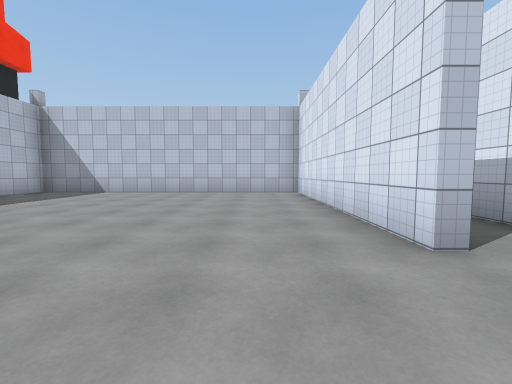
View 1 (above)

19 first-person views from a walk through a 3-D level made in the Unity game engine. The camera is 1.3 m above the floor, tilts 4° down and sees 90° across. The floor is counted in squares, 2.4 m on a side. Each view is taken from the middle of a square. On the plan, view 1 faces up. The plan holds only what a view shows up to about 9 squares ahead; the rest is blank. The place goes on beyond the plan. The player character is not drawn. Surface patterns are stand-ins for the level's own textures.

View 2
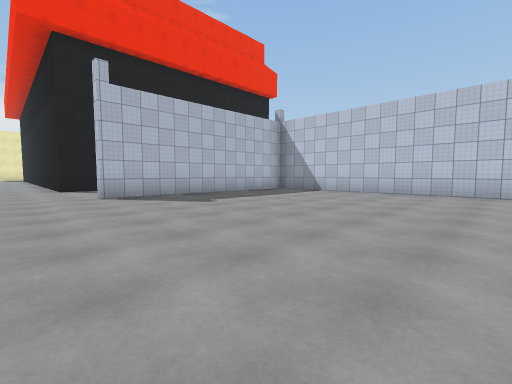

View 3
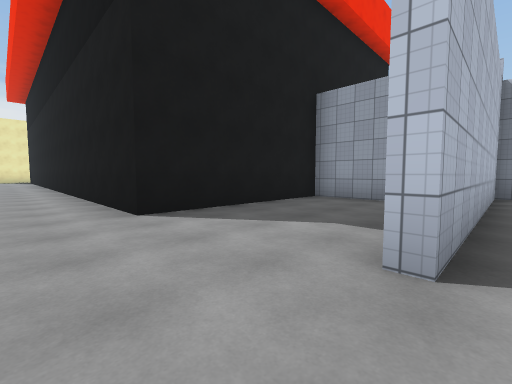

View 4
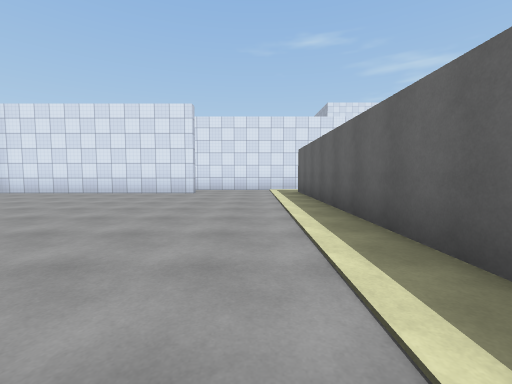

View 5
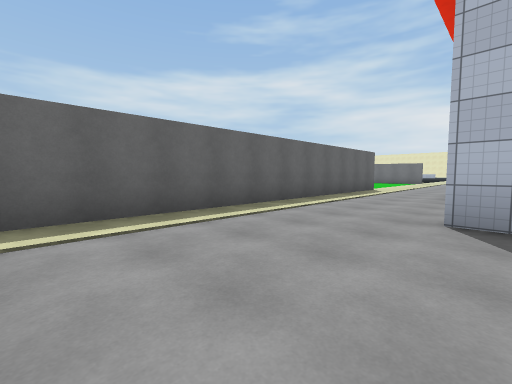

View 6
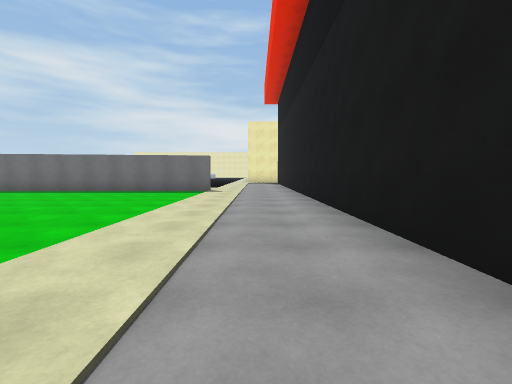

View 7
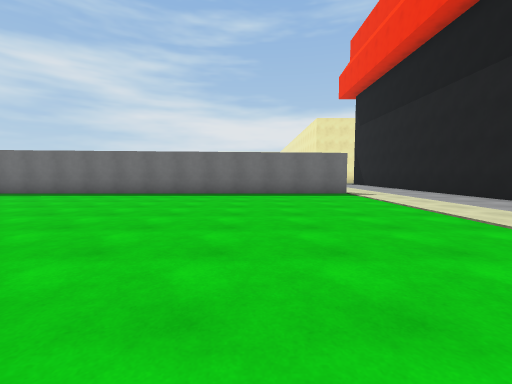

View 8
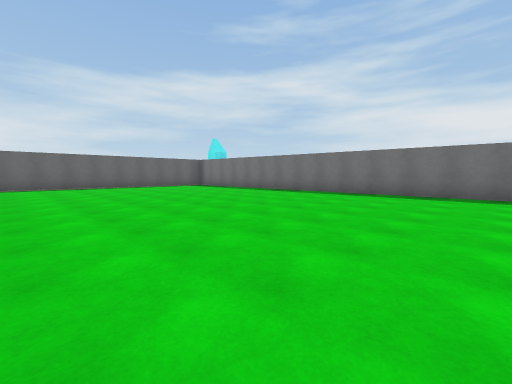

View 9
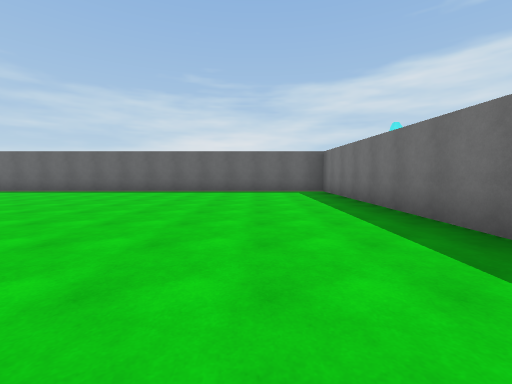

View 10
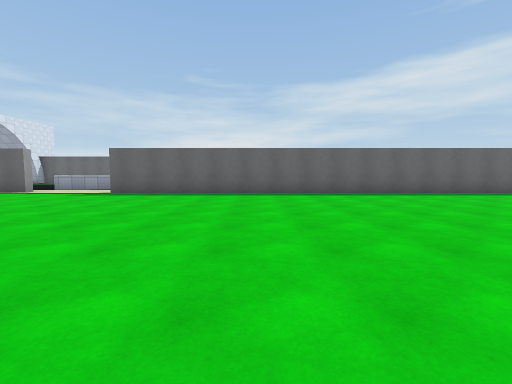

View 11
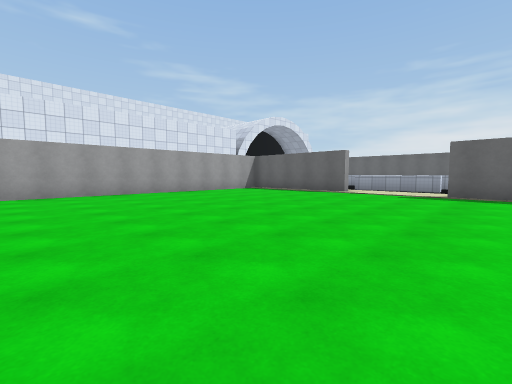

View 12
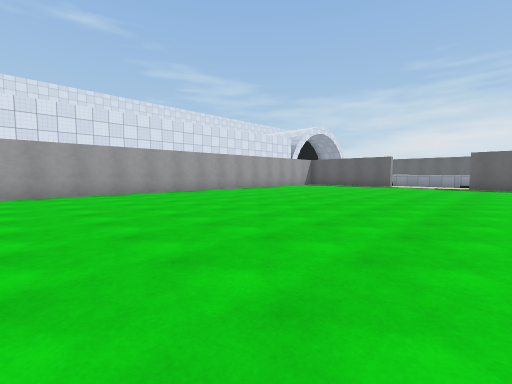

View 13
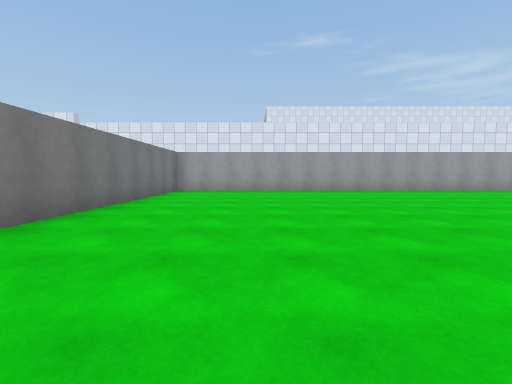

View 14
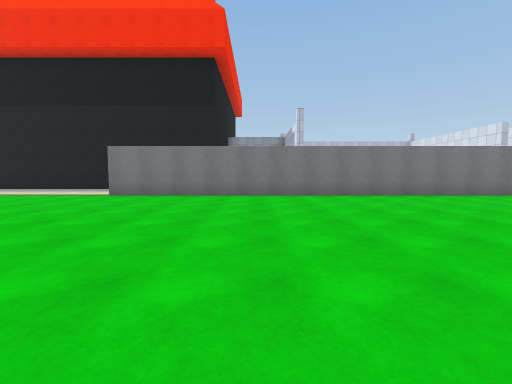

View 15
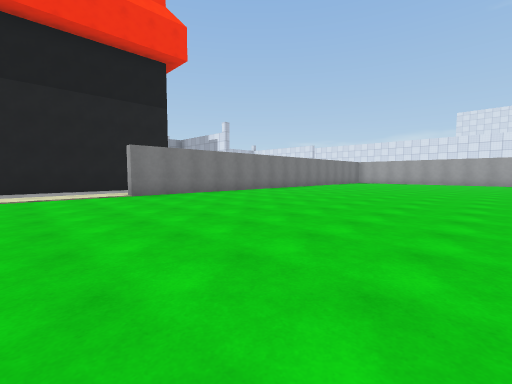

View 16
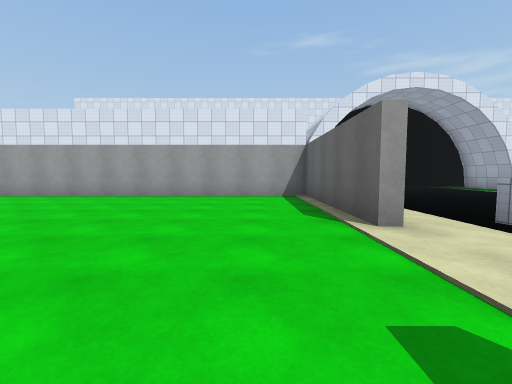

View 17
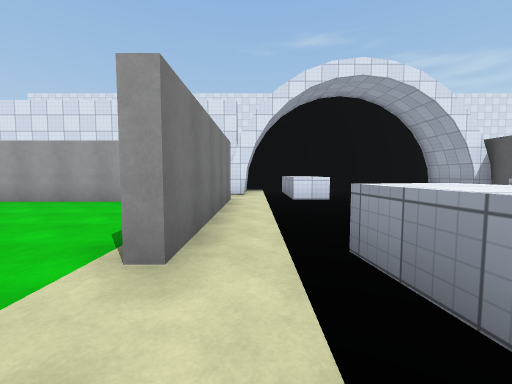

View 18
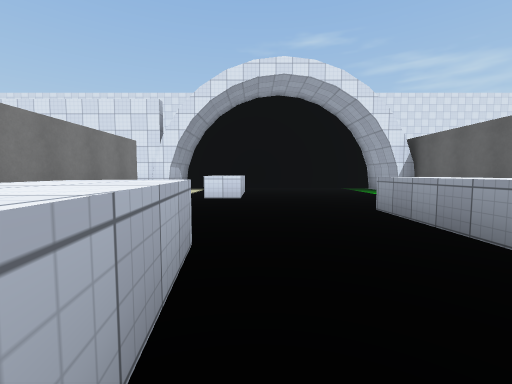

View 19
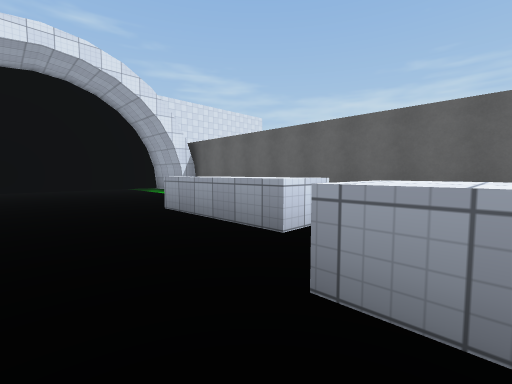

### Floor plan
Points are (right, up) in squares from view 1. A wall is a line through its corners. A room is listed if a view was taken in it or the views show most of it. See-through windows are left out.
Room 1 (views 1, 2, 5)
walls: (1.2, 1.8) (1.2, 7.5) (-6.2, 7.5) (-6.2, 1.5); (-5.4, -1.2) (0.5, -1.2)
ways out: opening at (-6, 0.5) to room 2; opening at (1, 0.5) to room 3
Room 2 (views 3, 4)
walls: (-9.4, -1.2) (-5.4, -1.2); (-7.8, 5.5) (-9.4, 5.5) (-9.4, 1.3)
ways out: opening at (-6, 0.5) to room 1; opening at (-10.5, 0.5) to room 3
Room 3 (views 6, 7, 8, 9, 10, 11, 12, 13, 14, 15, 16, 17, 18, 19)
walls: (-2.6, -17.2) (1.2, -17.2) (1.2, -1.5) (-11.8, -1.5); (-4.6, -19) (-2.1, -18.7); (-4.1, -21) (-3.2, -21); (-2, -19.5) (-3.8, -19.7); (-11.9, -1.2) (-9.4, -1.2); (1.5, -17.5) (-2.5, -17.5); (-2.5, -22.8) (-2.5, -21.8) (0, -21.8); (-4, -24.2) (2.8, -24.2) (2.8, -23.7) (4.5, -23.7) (4.5, -17.7) (2.8, -17.7) (2.8, -16.9); (1.7, -19.8) (1.7, -18.8) (2.2, -18.8); (-9.4, 1.3) (-20.5, 1.3); (0.5, -1.2) (1.5, -1.2); (-19.1, -1.4) (-19.1, -17) (-5, -17); (2.8, -1.5) (2.8, 3.2)
ways out: opening at (1, 0.5) to room 1; opening at (-10.5, 0.5) to room 2

Positions as (right, up) in squares from view 1, and headings:
1: (0, 0), facing up
2: (0, 0), facing up-left
3: (-6, 0), facing up-left
4: (-6, 0), facing right
5: (-3, 2), facing down-left
6: (-11, 0), facing left
7: (-12, -4), facing left
8: (-12, -6), facing down-left
9: (-17, -9), facing down
10: (-9, -10), facing down
11: (-6, -10), facing down-right
12: (-6, -6), facing down-right
13: (-7, -4), facing right
14: (-8, -8), facing up
15: (-14, -8), facing up-right
16: (-5, -16), facing right
17: (-4, -18), facing right
18: (-4, -20), facing right
19: (-4, -20), facing down-right
